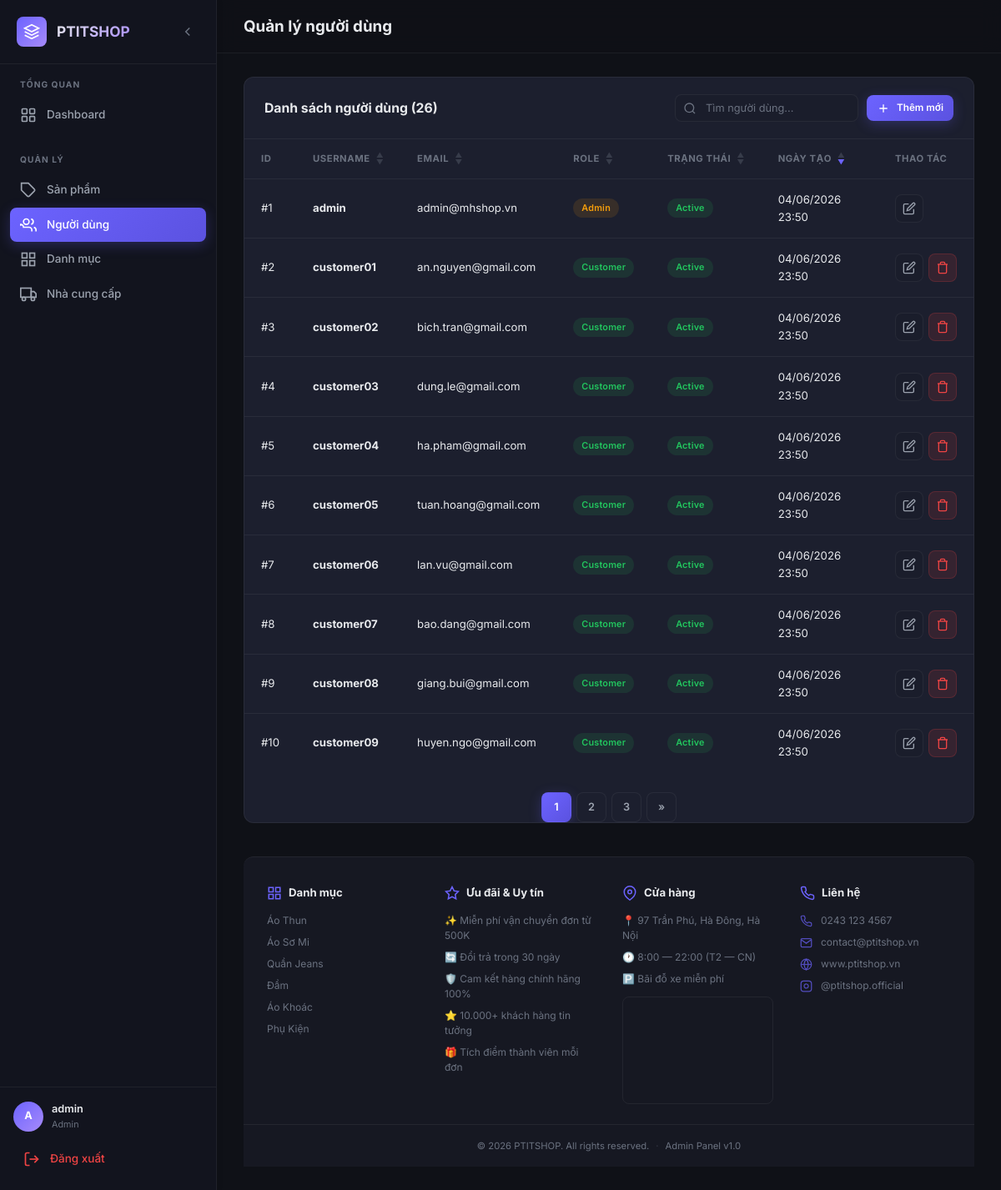
Screenshot of /admin/users/index.php (signed in) with the database file from the repository.
### tables this page shows
CREATE TABLE users (
    user_id       INT PRIMARY KEY AUTO_INCREMENT,
    username      VARCHAR(50) NOT NULL UNIQUE,
    password_hash VARCHAR(255) NOT NULL,
    role          ENUM('Admin', 'Staff', 'Customer') NOT NULL DEFAULT 'Staff',
    email         VARCHAR(100) UNIQUE,
    status        ENUM('Active', 'Inactive') NOT NULL DEFAULT 'Active',
    created_at    DATETIME DEFAULT CURRENT_TIMESTAMP,
    updated_at    DATETIME DEFAULT CURRENT_TIMESTAMP ON UPDATE CURRENT_TIMESTAMP
);

### includes/functions.php (called while the page is built, shortened)
<?php
function e(?string $str): string
{
    return htmlspecialchars($str ?? '', ENT_QUOTES, 'UTF-8');
}
function normalizeBaseUrl(string $baseUrl): string
{
    $baseUrl = trim($baseUrl);
    if ($baseUrl === '' || $baseUrl === '/') {
        return '/';
    }
    return '/' . trim($baseUrl, '/') . '/';
}
function appBaseUrl(): string
{
    $baseUrl = getenv('APP_BASE_URL');
    $scriptName = str_replace('\\', '/', $_SERVER['SCRIPT_NAME'] ?? '');
    $adminPathPosition = strpos($scriptName, '/admin/');
    if ($adminPathPosition !== false) {
        return normalizeBaseUrl(substr($scriptName, 0, $adminPathPosition));
    }
    return normalizeBaseUrl(dirname($scriptName));
}
function baseUrl(string $path = ''): string
{
    return appBaseUrl() . ltrim($path, '/');
}

### includes/auth.php (called while the page is built, shortened)
<?php
require_once __DIR__ . '/functions.php';
function currentUser(): array
{
    return [
        'user_id'  => $_SESSION['user_id'] ?? 0,
        'username' => $_SESSION['username'] ?? '',
        'role'     => $_SESSION['role'] ?? '',
        'email'    => $_SESSION['email'] ?? '',
    ];
}

### admin/users/index.php (the view, shortened to what this page needs)
<?php
require_once __DIR__ . '/../../includes/auth.php';
require_once __DIR__ . '/../../includes/functions.php';
$pdo = getDBConnection();
$search  = trim($_GET['search'] ?? '');
$sortBy  = $_GET['sort'] ?? 'created_at';
$sortDir = ($_GET['dir'] ?? 'desc') === 'asc' ? 'asc' : 'desc';
$page    = max(1, (int)($_GET['page'] ?? 1));
$limit   = 10;
$offset  = ($page - 1) * $limit;
$where = '';
$params = [];
$countSql = "SELECT COUNT(*) FROM users $where";
$stmt = $pdo->prepare($countSql);
$stmt->execute($params);
$total = $stmt->fetchColumn();
$totalPages = max(1, ceil($total / $limit));
$sql = "SELECT * FROM users $where ORDER BY $sortBy $sortDir LIMIT $limit OFFSET $offset";
$stmt = $pdo->prepare($sql);
$stmt->execute($params);
$users = $stmt->fetchAll();
$pageTitle = 'Quản lý người dùng';
$currentPage = 'users';
function sortUrl(string $col, string $currentSort, string $currentDir): string {
    $newDir = ($col === $currentSort && $currentDir === 'asc') ? 'desc' : 'asc';
    $params = $_GET;
    $params['sort'] = $col;
    $params['dir'] = $newDir;
    $params['page'] = 1;
    return '?' . http_build_query($params);
}
function sortClass(string $col, string $currentSort, string $currentDir): string {
    if ($col !== $currentSort) return 'sortable';
    return 'sortable sort-' . $currentDir;
}
function pageUrl(int $pg): string {
    $params = $_GET;
    $params['page'] = $pg;
    return '?' . http_build_query($params);
}
require_once __DIR__ . '/../../includes/header.php';
require_once __DIR__ . '/../../includes/sidebar.php';
?>
<div class="table-wrapper">
    <div class="table-header">
        <h2>Danh sách người dùng (<?= $total ?>)</h2>
        <div class="table-actions">
            <form method="GET" class="search-box">
                <svg viewBox="0 0 24 24" fill="none" stroke="currentColor" stroke-width="2"><circle cx="11" cy="11" r="8"/><line x1="21" y1="21" x2="16.65" y2="16.65"/></svg>
                <input type="text" name="search" placeholder="Tìm người dùng..." value="<?= e($search) ?>">
            </form>
            <a href="<?= baseUrl('admin/users/create.php') ?>" class="btn btn-primary btn-sm">
                <svg viewBox="0 0 24 24" fill="none" stroke="currentColor" stroke-width="2"><line x1="12" y1="5" x2="12" y2="19"/><line x1="5" y1="12" x2="19" y2="12"/></svg>
                Thêm mới
            </a>
        </div>
    </div>
    <?php if (empty($users)): ?>
        <div class="empty-state">
            <svg viewBox="0 0 24 24" fill="none" stroke="currentColor" stroke-width="1.5"><path d="M17 21v-2a4 4 0 00-4-4H5a4 4 0 00-4-4v2"/><circle cx="9" cy="7" r="4"/></svg>
            <h3>Chưa có người dùng nào</h3>
            <p>Hãy thêm người dùng đầu tiên</p>
        </div>
    <?php else: ?>
        <table>
            <thead><tr>
                <th>ID</th>
                <th class="<?= sortClass('username', $sortBy, $sortDir) ?>">
                    <a href="<?= sortUrl('username', $sortBy, $sortDir) ?>" style="color:inherit;text-decoration:none">
                        Username <span class="sort-icon"><span class="arrow arrow-up">▲</span><span class="arrow arrow-down">▼</span></span>
                    </a>
                </th>
                <th class="<?= sortClass('email', $sortBy, $sortDir) ?>">
                    <a href="<?= sortUrl('email', $sortBy, $sortDir) ?>" style="color:inherit;text-decoration:none">
                        Email <span class="sort-icon"><span class="arrow arrow-up">▲</span><span class="arrow arrow-down">▼</span></span>
                    </a>
                </th>
                <th class="<?= sortClass('role', $sortBy, $sortDir) ?>">
                    <a href="<?= sortUrl('role', $sortBy, $sortDir) ?>" style="color:inherit;text-decoration:none">
                        Role <span class="sort-icon"><span class="arrow arrow-up">▲</span><span class="arrow arrow-down">▼</span></span>
                    </a>
                </th>
                <th class="<?= sortClass('status', $sortBy, $sortDir) ?>">
                    <a href="<?= sortUrl('status', $sortBy, $sortDir) ?>" style="color:inherit;text-decoration:none">
                        Trạng thái <span class="sort-icon"><span class="arrow arrow-up">▲</span><span class="arrow arrow-down">▼</span></span>
                    </a>
                </th>
                <th class="<?= sortClass('created_at', $sortBy, $sortDir) ?>">
                    <a href="<?= sortUrl('created_at', $sortBy, $sortDir) ?>" style="color:inherit;text-decoration:none">
                        Ngày tạo <span class="sort-icon"><span class="arrow arrow-up">▲</span><span class="arrow arrow-down">▼</span></span>
                    </a>
                </th>
                <th>Thao tác</th>
            </tr></thead>
            <tbody>
            <?php foreach ($users as $u): ?>
            <tr>
                <td>#<?= $u['user_id'] ?></td>
                <td><strong><?= e($u['username']) ?></strong></td>
                <td><?= e($u['email'] ?? '—') ?></td>
                <td>
                    <?php
                    $roleBadge = 'badge-info';
                    if ($u['role'] === 'Admin') $roleBadge = 'badge-warning';
                    elseif ($u['role'] === 'Customer') $roleBadge = 'badge-success';
                    ?>
                    <span class="badge <?= $roleBadge ?>"><?= e($u['role']) ?></span>
                </td>
                <td><span class="badge <?= $u['status'] === 'Active' ? 'badge-success' : 'badge-danger' ?>"><?= $u['status'] ?></span></td>
                <td><?= date('d/m/Y H:i', strtotime($u['created_at'])) ?></td>
                <td>
                    <div class="action-btns">
                        <a href="<?= baseUrl('admin/users/edit.php?id=' . $u['user_id']) ?>" class="btn btn-secondary btn-icon" title="Sửa">
                            <svg viewBox="0 0 24 24" fill="none" stroke="currentColor" stroke-width="2"><path d="M11 4H4a2 2 0 00-2 2v14a2 2 0 002 2h14a2 2 0 002-2v-7"/><path d="M18.5 2.5a2.121 2.121 0 013 3L12 15l-4 1 1-4 9.5-9.5z"/></svg>
                        </a>
                        <?php if ($u['user_id'] !== $_SESSION['user_id']): ?>
                        <form id="del-user-<?= $u['user_id'] ?>" method="POST" action="<?= baseUrl('admin/users/delete.php') ?>" style="display:inline">
                            <button type="button" class="btn btn-danger btn-icon" title="Xóa" onclick="confirmDelete('del-user-<?= $u['user_id'] ?>')">
                                <svg viewBox="0 0 24 24" fill="none" stroke="currentColor" stroke-width="2"><polyline points="3 6 5 6 21 6"/><path d="M19 6v14a2 2 0 01-2 2H7a2 2 0 01-2-2V6m3 0V4a2 2 0 012-2h4a2 2 0 012 2v2"/></svg>
                            </button>
                        </form>
                        <?php endif; ?>
                    </div>
                </td>
            </tr>
            <?php endforeach; ?>
            </tbody>
        </table>
        <?php if ($totalPages > 1): ?>
        <div class="pagination">
            <?php for ($i = 1; $i <= $totalPages; $i++): ?>
                <?php if ($i === $page): ?>
                    <span class="active-page"><?= $i ?></span>
                <?php else: ?>
                    <a href="<?= pageUrl($i) ?>"><?= $i ?></a>
                <?php endif; ?>
            <?php endfor; ?>
            <?php if ($page < $totalPages): ?>
                <a href="<?= pageUrl($page + 1) ?>">&raquo;</a>
            <?php endif; ?>
        </div>
        <?php endif; ?>
    <?php endif; ?>
</div>
<?php require_once __DIR__ . '/../../includes/footer.php'; ?>

### includes/sidebar.php (shortened to what this page needs)
<?php $currentPage = $currentPage ?? ''; ?>
<aside class="sidebar" id="sidebar">
    <div class="sidebar-header">
        <div class="sidebar-logo">
            <div class="logo-icon">
                <svg viewBox="0 0 24 24" fill="none" stroke="currentColor" stroke-width="2">
                    <path d="M12 2L2 7l10 5 10-5-10-5z"/>
                    <path d="M2 17l10 5 10-5"/>
                    <path d="M2 12l10 5 10-5"/>
                </svg>
            </div>
            <span class="logo-text">PTITSHOP</span>
        </div>
        <button class="sidebar-toggle" id="sidebarToggle" title="Thu gọn">
            <svg viewBox="0 0 24 24" fill="none" stroke="currentColor" stroke-width="2"><path d="M15 18l-6-6 6-6"/></svg>
        </button>
    </div>
    <nav class="sidebar-nav">
        <div class="nav-section">
            <span class="nav-section-title">TỔNG QUAN</span>
            <a href="<?= baseUrl('admin/index.php') ?>" class="nav-link <?= $currentPage === 'dashboard' ? 'active' : '' ?>">
                <svg viewBox="0 0 24 24" fill="none" stroke="currentColor" stroke-width="2"><rect x="3" y="3" width="7" height="7" rx="1"/><rect x="14" y="3" width="7" height="7" rx="1"/><rect x="3" y="14" width="7" height="7" rx="1"/><rect x="14" y="14" width="7" height="7" rx="1"/></svg>
                <span>Dashboard</span>
            </a>
        </div>
        <div class="nav-section">
            <span class="nav-section-title">QUẢN LÝ</span>
            <a href="<?= baseUrl('admin/products/index.php') ?>" class="nav-link <?= $currentPage === 'products' ? 'active' : '' ?>">
                <svg viewBox="0 0 24 24" fill="none" stroke="currentColor" stroke-width="2"><path d="M20.59 13.41l-7.17 7.17a2 2 0 01-2.83 0L2 12V2h10l8.59 8.59a2 2 0 010 2.82z"/><line x1="7" y1="7" x2="7.01" y2="7"/></svg>
                <span>Sản phẩm</span>
            </a>
            <a href="<?= baseUrl('admin/users/index.php') ?>" class="nav-link <?= $currentPage === 'users' ? 'active' : '' ?>">
                <svg viewBox="0 0 24 24" fill="none" stroke="currentColor" stroke-width="2"><path d="M17 21v-2a4 4 0 00-4-4H5a4 4 0 00-4-4v2"/><circle cx="9" cy="7" r="4"/><path d="M23 21v-2a4 4 0 00-3-3.87"/><path d="M16 3.13a4 4 0 010 7.75"/></svg>
                <span>Người dùng</span>
            </a>
            <a href="<?= baseUrl('admin/categories/index.php') ?>" class="nav-link <?= $currentPage === 'categories' ? 'active' : '' ?>">
                <svg viewBox="0 0 24 24" fill="none" stroke="currentColor" stroke-width="2"><rect x="3" y="3" width="7" height="7"/><rect x="14" y="3" width="7" height="7"/><rect x="3" y="14" width="7" height="7"/><rect x="14" y="14" width="7" height="7"/></svg>
                <span>Danh mục</span>
            </a>
            <a href="<?= baseUrl('admin/suppliers/index.php') ?>" class="nav-link <?= $currentPage === 'suppliers' ? 'active' : '' ?>">
                <svg viewBox="0 0 24 24" fill="none" stroke="currentColor" stroke-width="2"><rect x="1" y="3" width="15" height="13"/><polygon points="16 8 20 8 23 11 23 16 16 16 16 8"/><circle cx="5.5" cy="18.5" r="2.5"/><circle cx="18.5" cy="18.5" r="2.5"/></svg>
                <span>Nhà cung cấp</span>
            </a>
        </div>
    </nav>
    <div class="sidebar-footer">
        <div class="user-info">
            <div class="user-avatar"><?= strtoupper(substr(currentUser()['username'], 0, 1)) ?></div>
            <div class="user-details">
                <span class="user-name"><?= e(currentUser()['username']) ?></span>
                <span class="user-role"><?= e(currentUser()['role']) ?></span>
            </div>
        </div>
        <a href="<?= baseUrl('admin/logout.php') ?>" class="nav-link logout-link" title="Đăng xuất">
            <svg viewBox="0 0 24 24" fill="none" stroke="currentColor" stroke-width="2"><path d="M9 21H5a2 2 0 01-2-2V5a2 2 0 012-2h4"/><polyline points="16 17 21 12 16 7"/><line x1="21" y1="12" x2="9" y2="12"/></svg>
            <span>Đăng xuất</span>
        </a>
    </div>
</aside>
<main class="main-content" id="mainContent">
    <header class="top-bar">
        <h1 class="page-title"><?= e($pageTitle ?? 'Dashboard') ?></h1>
    </header>
    <div class="content-area">

### rows the page displays
users: username "A", username "admin", role "Admin", user_id "1", email "admin@mhshop.vn", status "Active", created_at "04/06/2026 23:50"
users: user_id "2", username "customer01", email "an.nguyen@gmail.com", role "Customer", status "Active", created_at "04/06/2026 23:50"
users: user_id "3", username "customer02", email "bich.tran@gmail.com", role "Customer", status "Active", created_at "04/06/2026 23:50"
users: user_id "4", username "customer03", email "dung.le@gmail.com", role "Customer", status "Active", created_at "04/06/2026 23:50"
users: user_id "5", username "customer04", email "ha.pham@gmail.com", role "Customer", status "Active", created_at "04/06/2026 23:50"
users: user_id "6", username "customer05", email "tuan.hoang@gmail.com", role "Customer", status "Active", created_at "04/06/2026 23:50"
users: user_id "7", username "customer06", email "lan.vu@gmail.com", role "Customer", status "Active", created_at "04/06/2026 23:50"
users: user_id "8", username "customer07", email "bao.dang@gmail.com", role "Customer", status "Active", created_at "04/06/2026 23:50"
users: user_id "9", username "customer08", email "giang.bui@gmail.com", role "Customer", status "Active", created_at "04/06/2026 23:50"
users: user_id "10", username "customer09", email "huyen.ngo@gmail.com", role "Customer", status "Active", created_at "04/06/2026 23:50"

### other values shown
$pageTitle "Quản lý người dùng"
$total "26"
